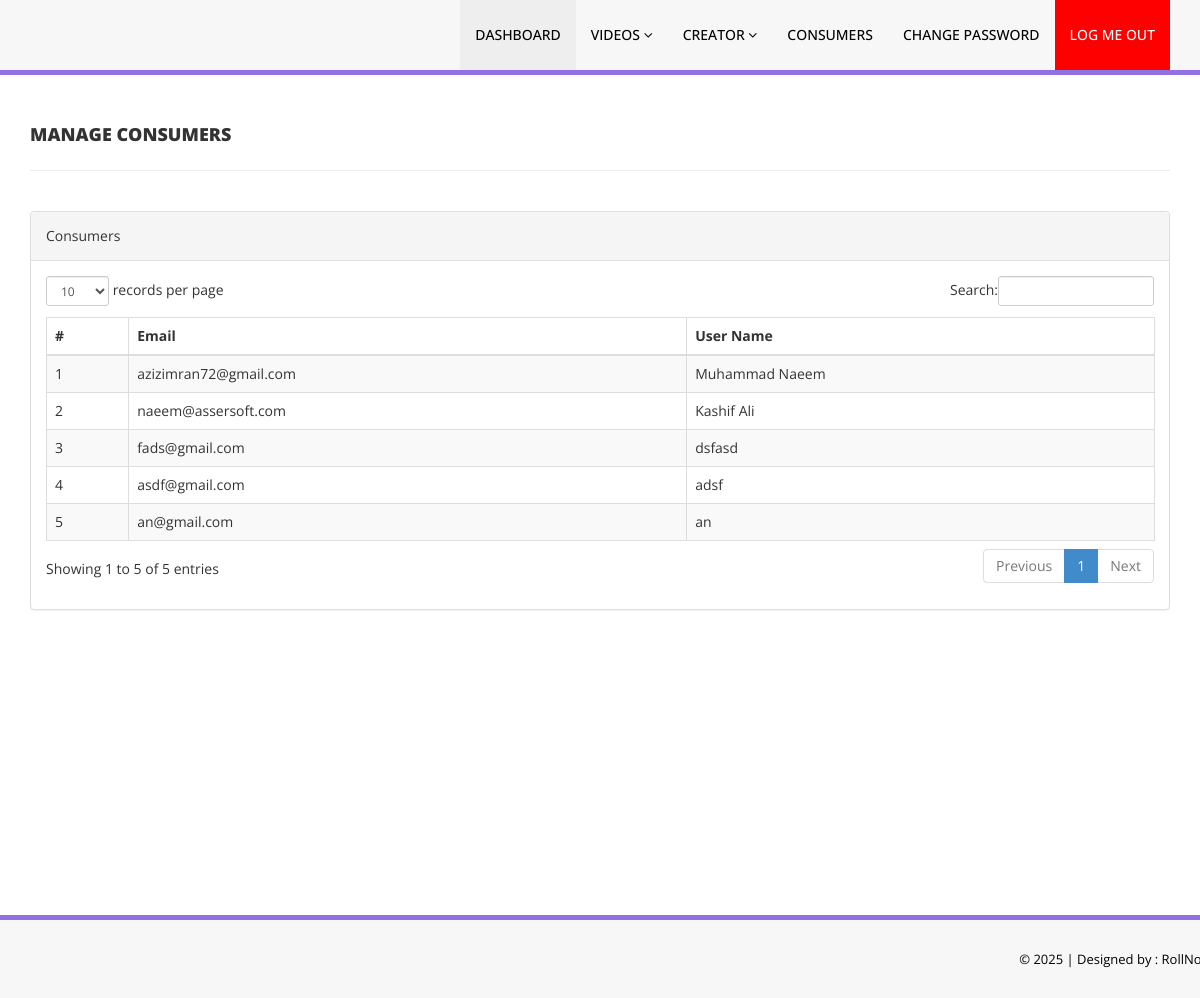
The page /admin/consumers.php (signed in) on the database its author committed.
### tables this page shows
CREATE TABLE `consumer` (
  `ConsumerId` int(5) NOT NULL,
  `Email` varchar(30) NOT NULL,
  `ConsumerUserName` varchar(30) NOT NULL,
  `ConsumerPassword` varchar(100) NOT NULL,
  `Phone_Number` varchar(50) DEFAULT '',
  `ZipCode` varchar(50) DEFAULT ''
);

### admin/consumers.php (the view, shortened to what this page needs)
<?php
include('includes/config.php');
if(strlen($_SESSION['alogin'])==0)
    {
header('location:index.php');
}
else{
    ?>
<!DOCTYPE html>
<html xmlns="http://www.w3.org/1999/xhtml">
<head>
    <link href="assets/css/bootstrap.css" rel="stylesheet" />
    <link href="assets/css/font-awesome.css" rel="stylesheet" />
    <link href="assets/js/dataTables/dataTables.bootstrap.css" rel="stylesheet" />
    <link href="assets/css/style.css" rel="stylesheet" />
</head>
<body>
<?php include('includes/header.php');?>
    <div class="content-wrapper">
         <div class="container">
        <div class="row pad-botm">
            <div class="col-md-12">
                <h4 class="header-line">Manage Consumers</h4>
    </div>
     <div class="row">
</div>
        </div>
            <div class="row">
                <div class="col-md-12">
                    <div class="panel panel-default">
                        <div class="panel-heading">
                           Consumers
                        </div>
                        <div class="panel-body">
                            <div class="table-responsive">
                                <table class="table table-striped table-bordered table-hover" id="dataTables-example">
                                    <thead>
                                        <tr>
                                            <th>#</th>
                                            <th>Email</th>
                                            <th>User Name</th>
                                        </tr>
                                    </thead>
                                    <tbody>
<?php $sql = "SELECT * from  consumer";
$query = $dbh -> prepare($sql);
$query->execute();
$results=$query->fetchAll(PDO::FETCH_OBJ);
$cnt=1;
if($query->rowCount() > 0)
{
foreach($results as $result)
{               ?>
                                        <tr class="odd gradeX">
                                            <td class="center"><?php echo htmlentities($cnt);?></td>
                                            <td class="center"><?php echo htmlentities($result->Email);?></td>
                                            <td class="center"><?php echo htmlentities($result->ConsumerUserName);?></td>
                                        </tr>
 <?php $cnt=$cnt+1;}} ?>
                                    </tbody>
                                </table>
                            </div>
                        </div>
                    </div>
                </div>
            </div>
    </div>
    </div>
  <?php include('includes/footer.php');?>
</body>
</html>
<?php } ?>

### admin/assets/css/style.css (style rules this page uses)
.content-wrapper { margin-top: 40px; min-height:800px; padding-bottom:90px; }
.header-line { font-weight:900; padding-bottom:25px; border-bottom:1px solid #eeeeee; text-transform:uppercase; }
.pad-botm { padding-bottom:30px; }

### rows shown on the page
consumer: Email "azizimran72@gmail.com", ConsumerUserName "Muhammad Naeem"
consumer: Email "naeem@assersoft.com", ConsumerUserName "Kashif Ali"
consumer: Email "fads@gmail.com", ConsumerUserName "dsfasd"
consumer: Email "asdf@gmail.com", ConsumerUserName "adsf"
consumer: Email "an@gmail.com", ConsumerUserName "an"
